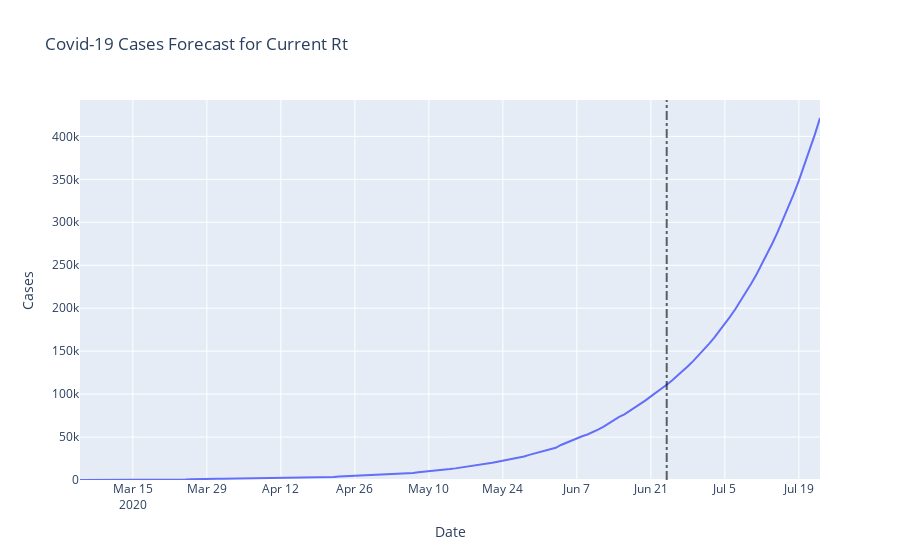

Write notebook code for a chart like this one.
### Code cell
fig6 = px.line(current_forecast, x='Date', y='Cases',
               range_y=[0, max_future],
               title='Covid-19 Cases Forecast for Current Rt')
fig6.update_traces(hovertemplate=None)
fig6.update_layout(hovermode="x")

fig6.add_shape(
    type="line",
    xref="x",
    yref="y",
    x0=X2,
    y0=0,
    x1=X2,
    y1=max_future,
    opacity=0.6,
    line=dict(
        color="Black",
        width=2,
        dash='dashdot'
))

fig6.show()

### Figure 1 — Plotly figure (JSON) as saved in the notebook; plotly's stock layout.template omitted (floating-point values rounded to 4 significant figures; data arrays with more than 128 entries replaced by an {"elided": "..."} marker saying what was removed)
{"data": [{"legendgroup": "", "line": {"color": "#636efa", "dash": "solid"}, "mode": "lines", "name": "", "showlegend": false, "type": "scatter", "x": {"elided": "139 str values"}, "xaxis": "x", "y": {"elided": "139 float values"}, "yaxis": "y"}], "layout": {"hovermode": "x", "legend": {"tracegroupgap": 0}, "shapes": [{"line": {"color": "Black", "dash": "dashdot", "width": 2}, "opacity": 0.6, "type": "line", "x0": "2020-06-24", "x1": "2020-06-24", "xref": "x", "y0": 0, "y1": 442400.0, "yref": "y"}], "title": {"text": "Covid-19 Cases Forecast for Current Rt"}, "xaxis": {"anchor": "y", "domain": [0, 1], "title": {"text": "Date"}}, "yaxis": {"anchor": "x", "domain": [0, 1], "range": [0, 442400.0], "title": {"text": "Cases"}}}}
